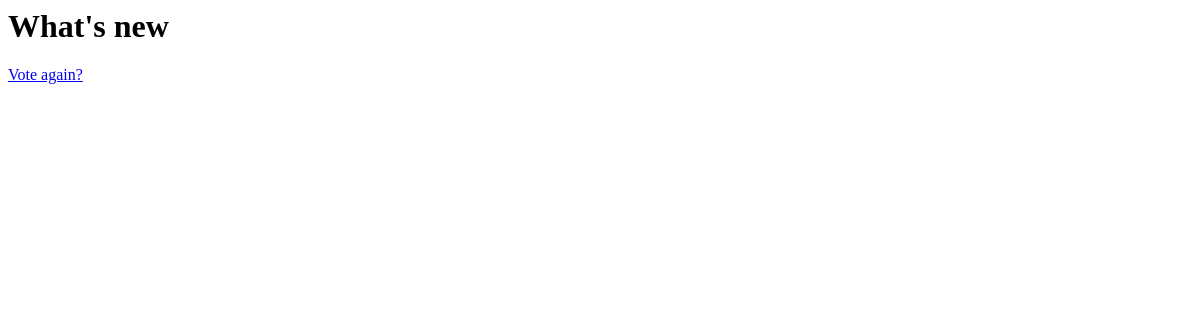
Before: /polls/1/results/ with the older database file.
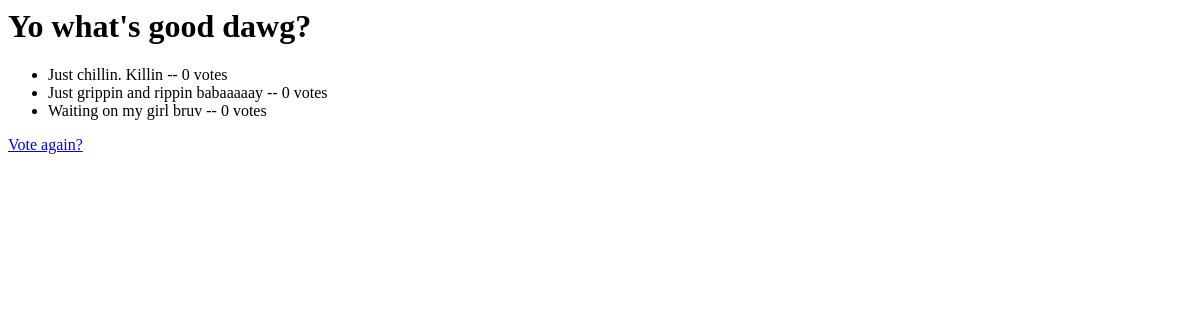
After: the same page with the newer database file.
### polls/models.py (models this page shows, shortened)
class Question(models.Model):
    question_text = models.CharField(max_length=200)
    pub_date = models.DateTimeField('date published')
    def was_published_recently(self):
        now = timezone.now()
        return now - datetime.timedelta(days=1) <= self.pub_date <= now
    was_published_recently.admin_order_field = 'pub_date'
    was_published_recently.boolean = True
    was_published_recently.short_description = 'Published recently?'

class Choice(models.Model):
    question = models.ForeignKey(Question, on_delete=models.CASCADE)
    choice_text = models.CharField(max_length=200)
    votes = models.IntegerField(default=0)

### polls/views.py (the view)
# urls.py: path('<int:question_id>/results/',views.results,name='results'),
def results(request, question_id):
    question = get_object_or_404(Question, pk=question_id)
    return render(request, 'polls/results.html', {'question': question})

### polls/templates/polls/results.html
<h1>{{ question.question_text }}</h1>
<ul>
{% for choice in question.choice_set.all %}
    <li>{{choice.choice_text }} -- {{ choice.votes }} vote{{ choice.votes|pluralize }}</li>
{% endfor %}
</ul>
<a href="{% url 'polls:detail' question.id %}">Vote again?</a>

Changed rows visible on the page:
changed Question: question_text "What's new" → "Yo what's good dawg?"
added Choice: choice_text "Just chillin. Killin", votes "0"
added Choice: choice_text "Just grippin and rippin babaaaaay", votes "0"
added Choice: choice_text "Waiting on my girl bruv", votes "0"
